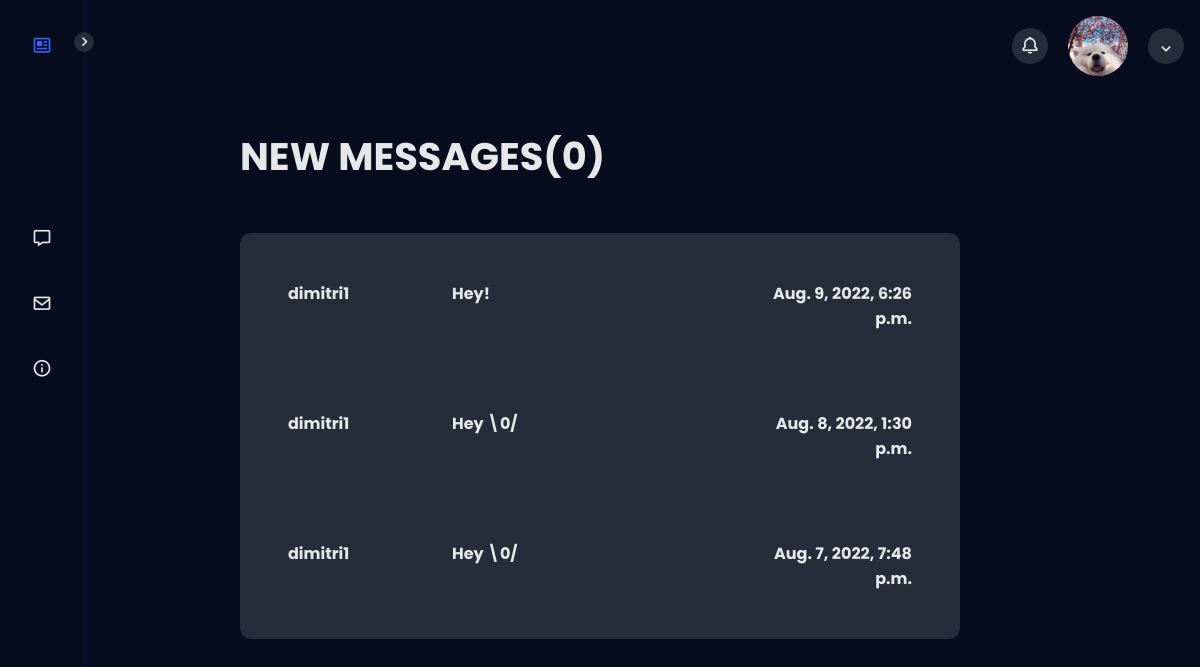
/inbox/ (signed in), run on the app's committed database.
### users/models.py (models this page shows, shortened)
class Profile(models.Model):
    user = models.OneToOneField(
        User, on_delete=models.CASCADE, null=True, blank=True)
    email = models.EmailField(max_length=500, null=True, blank=True)
    username = models.CharField(max_length=200, null=True, blank=True)
    short_bio = models.CharField(max_length=1000, null=True, blank=True)
    profile_image = models.ImageField(null=True, blank=True,
                                    upload_to='static/imgs/profiles/', default='static/imgs/profiles/profile_default.png')
    created = models.DateTimeField(auto_now_add=True)
    id = models.UUIDField(default=uuid.uuid4, unique=True,
                        primary_key=True, editable=False)

class Message(models.Model):
    sender = models.ForeignKey(Profile, on_delete=models.SET_NULL, null=True, blank=True)
    recipient = models.ForeignKey(Profile, on_delete=models.SET_NULL, null=True, blank=True, related_name='messages')
    subject = models.CharField(max_length=200, null=True, blank=True)
    body = models.TextField()
    is_read = models.BooleanField(default=False, null=True)
    created = models.DateTimeField(auto_now_add=True)
    id = models.UUIDField(default=uuid.uuid4, unique=True,
                        primary_key=True, editable=False)
    class Meta:
        ordering = ['is_read', '-created']

### users/views.py (the view)
# urls.py: path('inbox/', views.inbox, name='inbox'),
@login_required(login_url='login')
def inbox(request):
    context = {}
    if request.user.is_authenticated:
        profile = Profile.objects.get(user=request.user)
    inboxMessages = profile.messages.all()
    unreadCount = inboxMessages.filter(is_read=False).count()
    context = {'profile': profile, 'inboxMessages': inboxMessages,
                'unreadCount': unreadCount}
    return render(request, 'users/inbox.html', context)

### users/templates/users/inbox.html (shortened to what this page needs)
{% extends 'main.html' %}
{% load static %}
{% block content %}
<main class="inbox my-xl">
  <div class="content-box">
    <h3 class="inbox__title">New Messages(<span>{{unreadCount}}</span>)</h3>
    {% if inboxMessages %}
      <ul class="messages">
        {% for message in inboxMessages %}
        {% if message.is_read %}
        <li class="message message--read">
          <a href="{% url 'message' message.id %}">
            <span class="message__author">{{message.sender.username}}</span>
            <span class="message__subject">{{message.subject}}</span>
            <span class="message__date">{{message.created}}</span>
          </a>
        </li>
        {% endif %}
        {% endfor %}
      </ul>
    {% endif %}
  </div>
</main>
{% endblock content %}

### templates/acc_show.html (shortened to what this page needs)
{% load static %}
<div class="acc_show">
    <div class="acc_show_btns">
        <div class="acc_icon">
            <div class="acc_notifications_btn">
                <i class='bx bx-bell'></i>
            </div>
        </div>
        {% if request.user.is_authenticated %}
        <a class="acc_logged_in" href="{% url 'user_profile' profile.id %}">
            <img src="{{ profile.profile_image.url }}" class="acc_login_img">
        </a>
        <div class="acc_icon" id="acc_show_menu" onclick="showAccMenu()">
            <div class="acc_drop_down">
                <i class='bx bx-chevron-down' id="arrow_to_rotate"></i>
            </div>
        </div>
        {% endif %}
    </div>
</div>

### static/styles/main.css (style rules this page uses)
:root { --first-color: hsl(228, 81%, 49%); --title-color: hsl(228, 12%, 15%); --text-color: hsl(228, 8%, 50%); --body-color: hsl(228, 100%, 99%); --back-color: #151320; --container-color: #fff; --first-color: #3664F4; --dark-color: #070D1F; --dark-color-alt: #282B3A; --dark-color-alt2: #1d1d1d; --white-color: #E6E7E9; --red-color: #dc191b; --yellow-color: rgb(251, 192, 0); --body-font: "Poppins", sans-serif; --h1-font-size: 1.5rem; --normal-font-size: .938rem; --small-font-size: .813rem; }
@media screen and (min-width: 768px) { :root { --normal-font-size: 1rem; --small-font-size: .875rem; } }
.acc_show { display: flex; flex-direction: column; position: fixed; right: 0; width: 172px; height: 100vh; padding-top: 1em; margin-right: 1rem; }
.acc_show_btns { width: 100%; height: 100px; }
.acc_notifications_btn { float: left; width: 36px; height: 36px; border-radius: 50%; background-color: var(--dark-color-alt); margin-right: 20px; text-align: center; font-size: 1.25rem; }
.acc_notifications_btn i { justify-self: center; display: inline-block; vertical-align: middle; color: var(--white-color); transition: .3s; }
.acc_drop_down { float: left; width: 36px; height: 36px; border-radius: 50%; background-color: var(--dark-color-alt); margin-left: 20px; align-content: center; text-align: center; font-size: 1.25rem; }
.acc_drop_down i { display: inline-block; vertical-align: middle; color: var(--white-color); transition: .3s; }
.acc_icon { float: left; margin-top: 12px; }
.acc_logged_in { float: left; width: 60px; height: auto; }
.acc_logged_in .acc_login_img { width: 60px; height: 60px; border-radius: 50%; object-fit: cover; }
*,::before,::after { box-sizing: border-box; padding: 0; margin: 0; }
body { position: relative; font-family: var(--body-font); font-size: var(--normal-font-size); background-color: var(--dark-color); color: var(--text-color); }
a { text-decoration: none; }
.inbox { height: 90vh; }
.content-box { width: 60%; max-width: 85rem; padding: 8rem 0; margin: 0 auto; }
.inbox__title, .inbox__title span { font-size: 2.4rem; font-weight: 700; color: var(--white-color); text-transform: uppercase; text-align: left; margin-bottom: 3rem; }
.inbox__title span { color: var(--white-color); }
.messages { list-style: none; background: var(--dark-color-alt); padding: 0.5rem 3rem; border-radius: 0.7rem; }
.message > a { display: flex; gap: 1rem; transition: .3s; }
.message.message--read { padding: 2.5rem 0; }
.message.message--read a span { font-weight: 700; color: var(--white-color); }
.message__author, .message__date { flex-basis: 25%; }
.message__author, .message__subject, .message__date { font-size: 1rem; }
.message__subject { flex-basis: 50%; }
.message__date { text-align: right; }

### data on the page
Profile: profile_image (picture)
Message: sender.username "dimitri1", subject "Hey!", created "Aug. 9, 2022, 6:26 p.m."
Message: sender.username "dimitri1", subject "Hey \\0/", created "Aug. 8, 2022, 1:30 p.m."
Message: sender.username "dimitri1", subject "Hey \\0/", created "Aug. 7, 2022, 7:48 p.m."

### other printed values
{{ unreadCount }} "0"
